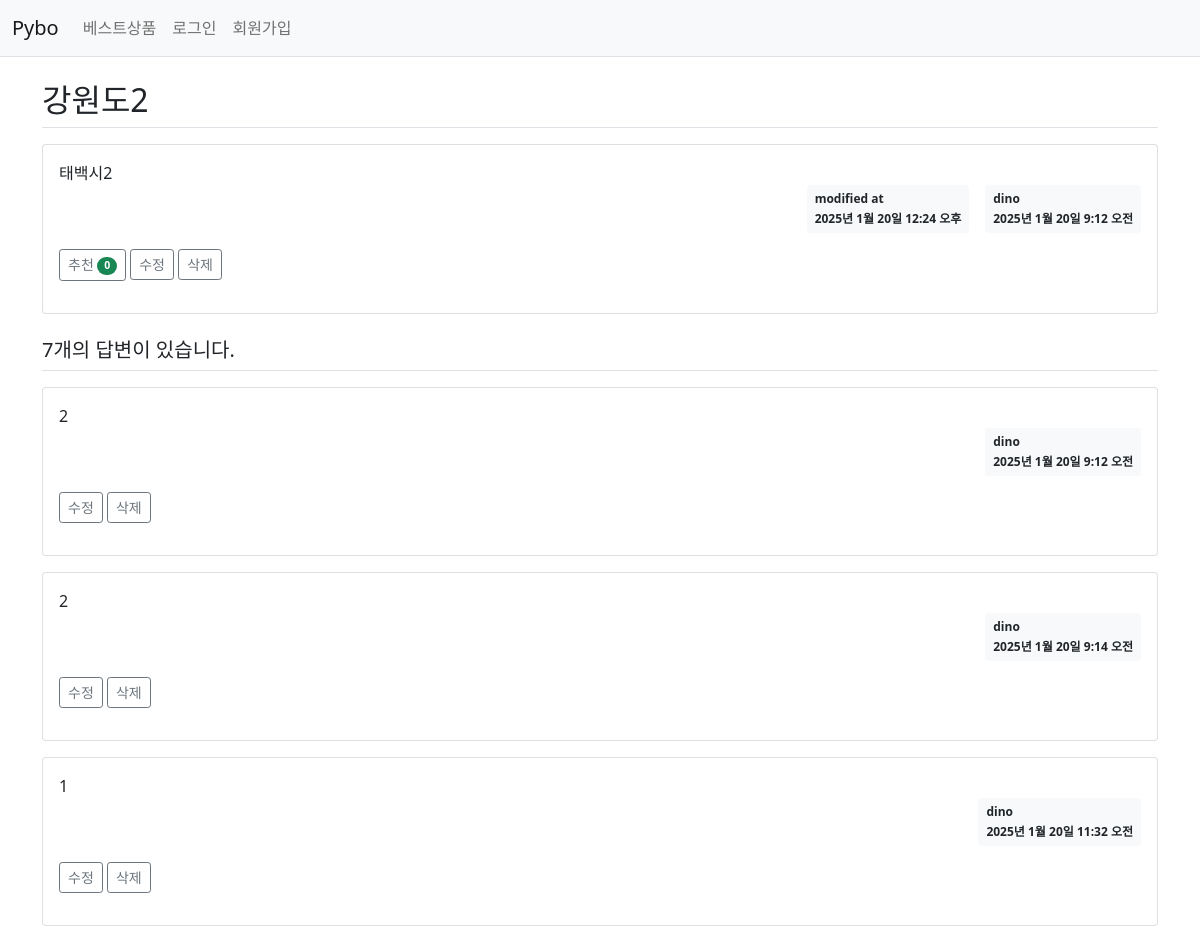
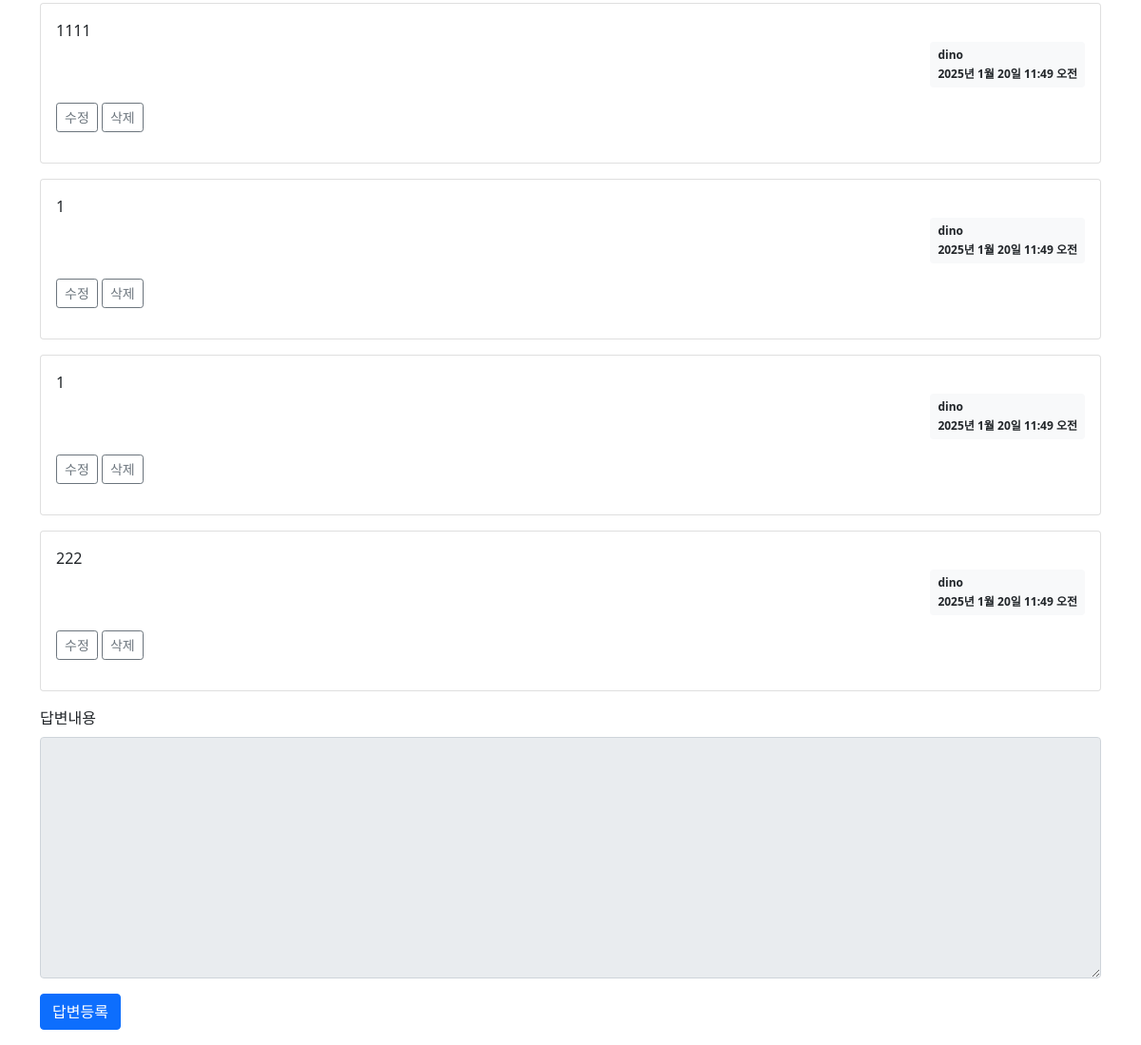
Page /pybo2/314/ on the committed database (2 pictures, top to bottom).
### pybo2/models.py (models this page shows, shortened)
class Question(models.Model):
    author = models.ForeignKey(User, on_delete=models.CASCADE, related_name='author_question')
    subject = models.CharField(max_length=200)
    content = models.TextField()
    create_date = models.DateTimeField()
    modify_date = models.DateTimeField(null=True, blank=True)
    voter = models.ManyToManyField(User, related_name='voter_question')  # 추천인 추가

class Answer(models.Model):
    author = models.ForeignKey(User, on_delete=models.CASCADE,  related_name='author_answer')
    question = models.ForeignKey(Question, on_delete=models.CASCADE)
    content = models.TextField()
    create_date = models.DateTimeField()
    modify_date = models.DateTimeField(null=True, blank=True)
    voter = models.ManyToManyField(User, related_name='voter_answer')

### pybo2/views/base_views.py (the view)
def detail(request, question_id):
    question = get_object_or_404(Question, pk=question_id)
    context = {'question': question}
    return render(request, 'pybo2/question_detail.html', context)

### templates/pybo2/question_detail.html (shortened to what this page needs)
{% extends 'base.html' %}
{% block content %}
<div class="container my-3">
    <h2 class="border-bottom py-2">{{ question.subject }}</h2>
    <div class="card my-3">
        <div class="card-body">
            <div class="card-text" style="white-space: pre-line;">{{ question.content }}</div>
            <div class="d-flex justify-content-end">
                {% if question.modify_date %}
                <div class="badge bg-light text-dark p-2 text-start mx-3">
                    <div class="mb-2">modified at</div>
                    <div>{{ question.modify_date }}</div>
                </div>
                {% endif %}
                <div class="badge bg-light text-dark p-2 text-start">
                    <div class="mb-2">{{ question.author.username }}</div>
                    <div> {{ question.create_date }}</div>
                </div>
            </div>
            <div class="my-3">
                <a href="javascript:void(0)" data-uri="{% url 'pybo2:question_vote' question.id  %}"
                   class="recommend btn btn-sm btn-outline-secondary"> 추천
                    <span class="badge rounded-pill bg-success">{{question.voter.count}}</span>
                </a>
                <a href="{% url 'pybo2:question_modify' question.id  %}"
                   class="btn btn-sm btn-outline-secondary">수정</a>
                <a href="javascript:void(0)" class="delete btn btn-sm btn-outline-secondary"
                   data-uri="{% url 'pybo2:question_delete' question.id  %}">삭제</a>
            </div>
        </div>
    </div>
    <h5 class="border-bottom my-3 py-2">{{question.answer_set.count}}개의 답변이 있습니다.</h5>
    {% for answer in question.answer_set.all %}
    <div class="card my-3">
        <div class="card-body">
            <div class="card-text" style="white-space: pre-line;">{{ answer.content }}</div>
            <div class="d-flex justify-content-end">
                <div class="badge bg-light text-dark p-2 text-start">
                    <div class="mb-2">{{ answer.author.username }}</div>
                    <div>{{ answer.create_date }}</div>
                </div>
            </div>
            <div class="my-3">
                <a href="{% url 'pybo2:answer_modify' answer.id  %}"
                   class="btn btn-sm btn-outline-secondary">수정</a>
                <a href="#" class="delete btn btn-sm btn-outline-secondary "
                   data-uri="{% url 'pybo2:answer_delete' answer.id  %}">삭제</a>
            </div>
        </div>
    </div>
    {% endfor %}
    <form action="{% url 'pybo2:answer_create' question.id %}" method="post" class="my-3">
        <div class="mb-3">
            <label for="content" class="form-label">답변내용</label>
            <textarea {% if not user.is_authenticated %}disabled{% endif %}
                      name="content" id="content" class="form-control" rows="10"></textarea>
        </div>
        <input type="submit" value="답변등록" class="btn btn-primary">
    </form>
</div>
{% endblock %}

### rows in the picture
Question: subject "강원도2", content "태백시2", modify_date "2025년 1월 20일 12:24 오후", author.username "dino", create_date "2025년 1월 20일 9:12 오전", voter.count "0", answer_set.count "7"
Answer: content "2", author.username "dino", create_date "2025년 1월 20일 9:12 오전"
Answer: content "2", author.username "dino", create_date "2025년 1월 20일 9:14 오전"
Answer: content "1", author.username "dino", create_date "2025년 1월 20일 11:32 오전"
Answer: content "1111", author.username "dino", create_date "2025년 1월 20일 11:49 오전"
Answer: content "1", author.username "dino", create_date "2025년 1월 20일 11:49 오전"
Answer: content "1", author.username "dino", create_date "2025년 1월 20일 11:49 오전"
Answer: content "222", author.username "dino", create_date "2025년 1월 20일 11:49 오전"
